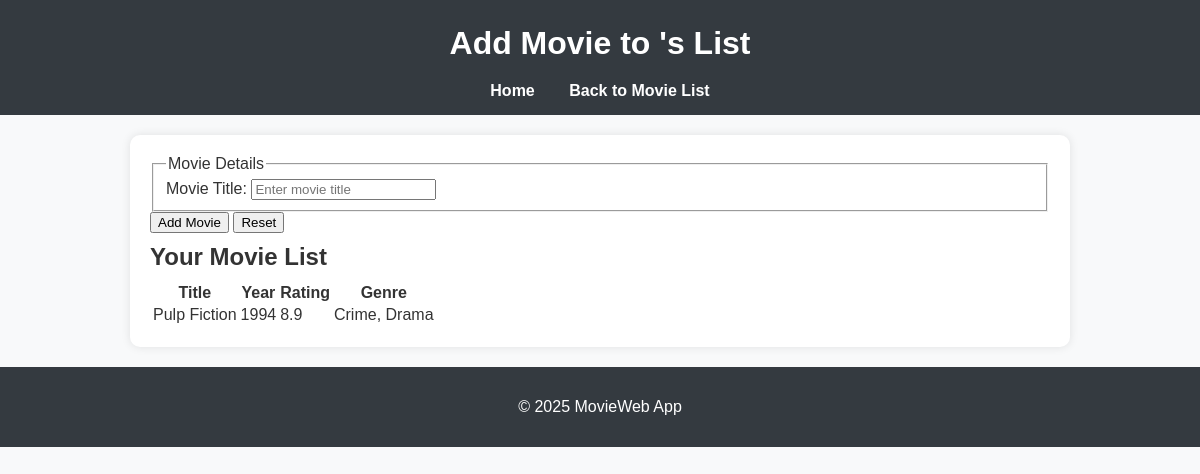
Screenshot of /users/2/add_movie with the database file from the repository.
### datamanager/models.py (models this page shows, shortened)
class Movie(db.Model):
    __tablename__ = 'movies'
    id = Column(Integer, primary_key=True, autoincrement=True, nullable=False)
    title = Column(String(200), nullable=False)
    year = Column(Integer, nullable=False)
    rating = Column(Float)
    summary = Column(String(5000))
    genre = Column(String(200))
    poster = Column(String(255))
    user_id = Column(Integer, ForeignKey('users.id'), nullable=False)

### app.py (the view, shortened to what this page needs)
@app.route('/users/<user_id>/add_movie', methods=['GET', 'POST'])
def add_movie(user_id):
    movies = data_manager.get_user_movies(user_id)
    users = data_manager.get_all_users()
    user = next((user for user in users if int(user_id) == user.id), None)
    message = request.args.get('message')
    if request.method == 'GET':
        return render_template('add_movie.html', movies=movies, user_id=user_id, user=user, message=message)

### datamanager/sqlite_data_manager.py (called while the page is built)
    def get_all_users(self):
        try:
            with self.app.app_context():
                return db.session.query(User).all()
        except SQLAlchemyError as e:
            return f"Error retrieving users: {e}"

    def get_user_movies(self, user_id):
        try:
            with self.app.app_context():
                return db.session.query(Movie).filter(Movie.user_id == user_id).all()
        except SQLAlchemyError as e:
            return f"Error retrieving movies for user {user_id}: {e}"

### templates/add_movie.html (shortened to what this page needs)
<!DOCTYPE html>
<html lang="en">
<head>
    <link rel="stylesheet" href="{{ url_for('static', filename='styles.css') }}">
</head>
<body>
    <header>
        <h1>Add Movie to {{ user.name }}'s List</h1>
        <nav>
            <a href="{{ url_for('home') }}">Home</a>
            <a href="{{ url_for('list_user_movies', user_id=user_id) }}">Back to Movie List</a>
        </nav>
    </header>
    <main>
        <form action="{{ url_for('add_movie', user_id=user_id) }}" method="post">
            <fieldset>
                <legend>Movie Details</legend>
                <label for="title">Movie Title:</label>
                <input type="text" id="title" name="title" placeholder="Enter movie title" required autofocus>
            </fieldset>
            <button type="submit">Add Movie</button>
            <button type="reset">Reset</button>
        </form>
        <section>
            <h2>Your Movie List</h2>
            {% if movies %}
                <table>
                    <thead>
                        <tr>
                            <th>Title</th>
                            <th>Year</th>
                            <th>Rating</th>
                            <th>Genre</th>
                        </tr>
                    </thead>
                    <tbody>
                        {% for movie in movies %}
                            <tr>
                                <td>{{ movie.title }}</td>
                                <td>{{ movie.year or 'N/A' }}</td>
                                <td>{{ movie.rating or 'N/A' }}</td>
                                <td>{{ movie.genre or 'N/A' }}</td>
                            </tr>
                        {% endfor %}
                    </tbody>
                </table>
            {% else %}
                <p>No movies found for this user.</p>
            {% endif %}
        </section>
    </main>
    <footer>
        <p>&copy; 2025 MovieWeb App</p>
    </footer>
</body>
</html>

### static/styles.css (style rules this page uses)
body { font-family: Arial, sans-serif; margin: 0; padding: 0; background-color: #f8f9fa; color: #333; }
h1, h2, h3 { margin: 0; padding: 10px 0; }
header { background-color: #343a40; color: white; padding: 15px 20px; text-align: center; }
nav { margin-top: 10px; }
nav a { color: white; text-decoration: none; margin: 0 15px; font-weight: bold; }
main { max-width: 900px; margin: 20px auto; padding: 20px; background: white; border-radius: 10px; box-shadow: 0 0 10px rgba(0, 0, 0, 0.1); }
footer { text-align: center; padding: 15px; background: #343a40; color: white; margin-top: 20px; }

### rows the page displays
Movie: title "Pulp Fiction", year "1994", rating "8.9", genre "Crime, Drama"
